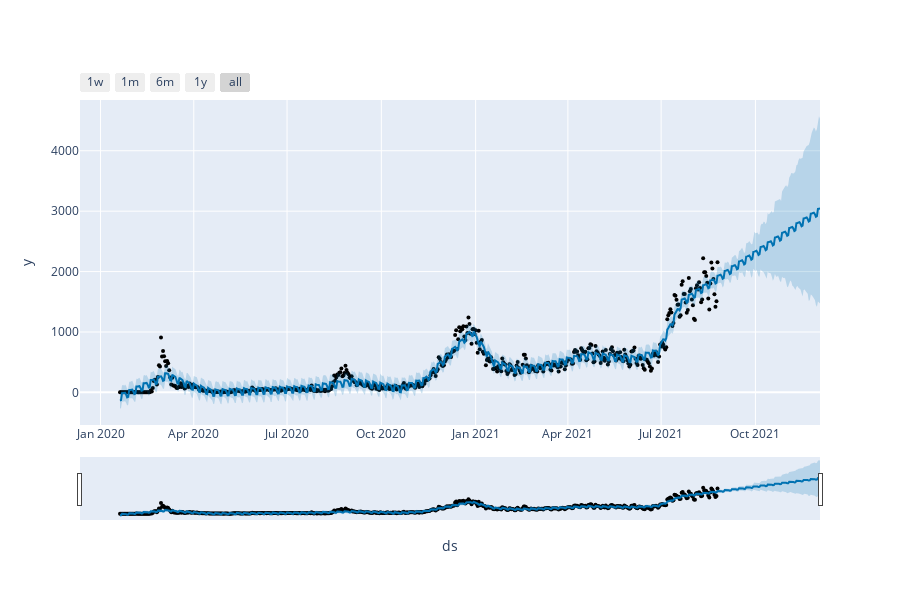

Notebook source saved alongside this figure:
### Code cell
# fbprophet를 이용한 추후 일별 확진자수 예측
from fbprophet.plot import add_changepoints_to_plot

df_prophet = df.rename(columns={
    'date': 'ds',
    'confirmed': 'y'
})
df_prophet = df_prophet.iloc[:, [0, 1]]

m = Prophet(
    changepoint_prior_scale=0.3,
    changepoint_range=0.98,
    yearly_seasonality='auto',
    weekly_seasonality='auto',
    daily_seasonality='auto',
    seasonality_mode='additive'
)

m.fit(df_prophet)

future = m.make_future_dataframe(periods=100)
forecast = m.predict(future)

fig = plot_plotly(m, forecast)
py.iplot(fig)

### Figure 1 — Plotly figure (JSON) as saved in the notebook; plotly's stock layout.template omitted (floating-point values rounded to 4 significant figures; data arrays with more than 128 entries replaced by an {"elided": "..."} marker saying what was removed)
{"data": [{"marker": {"color": "black", "size": 4}, "mode": "markers", "name": "Actual", "type": "scatter", "x": {"elided": "584 str values"}, "y": {"elided": "584 int values"}}, {"hoverinfo": "skip", "line": {"width": 0}, "mode": "lines", "type": "scatter", "x": {"elided": "684 str values"}, "y": {"elided": "684 float values"}}, {"fill": "tonexty", "fillcolor": "rgba(0, 114, 178, 0.2)", "line": {"color": "#0072B2", "width": 2}, "mode": "lines", "name": "Predicted", "type": "scatter", "x": {"elided": "684 str values"}, "y": {"elided": "684 float values"}}, {"fill": "tonexty", "fillcolor": "rgba(0, 114, 178, 0.2)", "hoverinfo": "skip", "line": {"width": 0}, "mode": "lines", "type": "scatter", "x": {"elided": "684 str values"}, "y": {"elided": "684 float values"}}], "layout": {"height": 600, "showlegend": false, "width": 900, "xaxis": {"rangeselector": {"buttons": [{"count": 7, "label": "1w", "step": "day", "stepmode": "backward"}, {"count": 1, "label": "1m", "step": "month", "stepmode": "backward"}, {"count": 6, "label": "6m", "step": "month", "stepmode": "backward"}, {"count": 1, "label": "1y", "step": "year", "stepmode": "backward"}, {"step": "all"}]}, "rangeslider": {"visible": true}, "title": {"text": "ds"}, "type": "date"}, "yaxis": {"title": {"text": "y"}}}}
